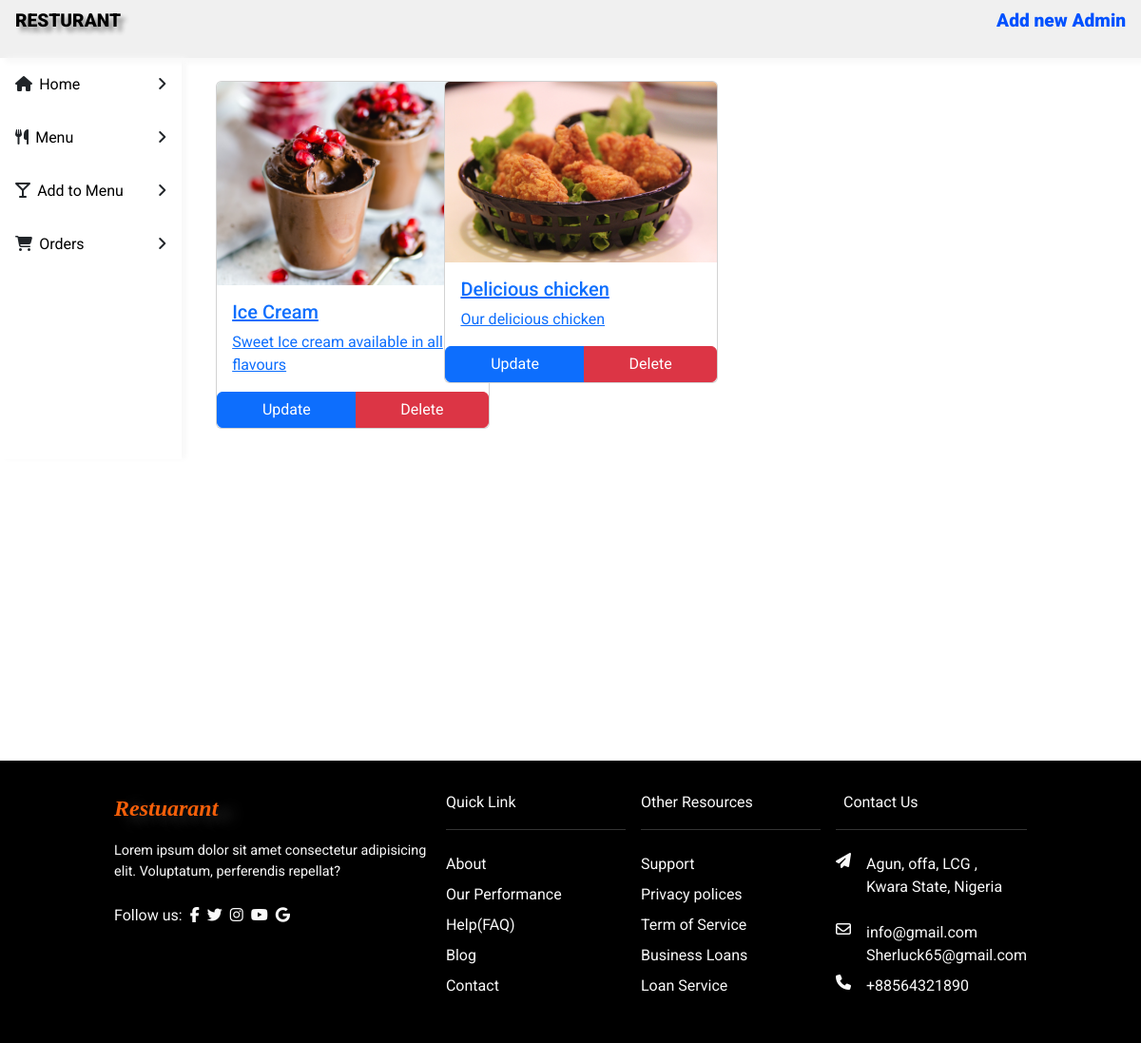
The page /admin-page/menu/ on the database its author committed.
### food/models.py (models this page shows, shortened)
class Food(models.Model):
    title = models.CharField(max_length=100, null=False)
    description = models.TextField()
    price = models.FloatField(null=False)
    availability = models.BooleanField(default=True)
    image = models.ImageField(upload_to="images")
    category = models.ForeignKey("Category", on_delete=models.SET_NULL, null=True)

### admin_page/views.py (the view)
# urls.py: path("menu/", views.menus, name="admin_page-menus"),
def menus(request):
    foods = Food.objects.all()
    return render(request, "admin_page/menus.html", {"foods": foods})

### admin_page/templates/admin_page/menus.html (shortened to what this page needs)
{% extends "admin_page/admin_base.html" %}
{% block right-side-content %}
 <div class="container-fluid menu m-4">
  <div class="row">
     {% if foods %}
        {% for food in foods %}
          <div class="col-md-3 mb-2">
            <a href="{% url 'admin_page-menu' food.id %}" >
              <div class="card" style="width: 18rem;">
                <img src="{{ food.image.url }}" class="card-img-top" alt="{{ food.title }}">
                <div class="card-body">
                  <h5>{{ food.title }}</h5>
                  <p class="card-text">{{ food.description }}</p>
                </div>
                 </a>
                <div class="btn-group">
                  <a href="{% url 'admin_page-update-menu' food.id %}" class="btn btn-primary">Update</a>
                  <a href="{% url 'admin_page-delete-menu' food.id %}" class="btn btn-danger">Delete</a>
                </div>
              </div>
          </div>
        {% endfor %}
     {% else %}
        <div class="col-md-3">
          <h2>No food available yet</h2>
        </div>
     {% endif %}
  </div>
{% endblock right-side-content %}

### static/css/style.css (style rules this page uses)
* { box-sizing: border-box; margin: 0; padding: 0; }
body { font-family: "Roboto", sans-serif; }
:root { --primary-color: #e73c3e; --secondary-color: #606060; }
img { max-width: 100%; }

### rows shown on the page
Food: image (picture), title "Ice Cream", description "Sweet Ice cream available in all flavours"
Food: image (picture), title "Delicious chicken", description "Our delicious chicken"
